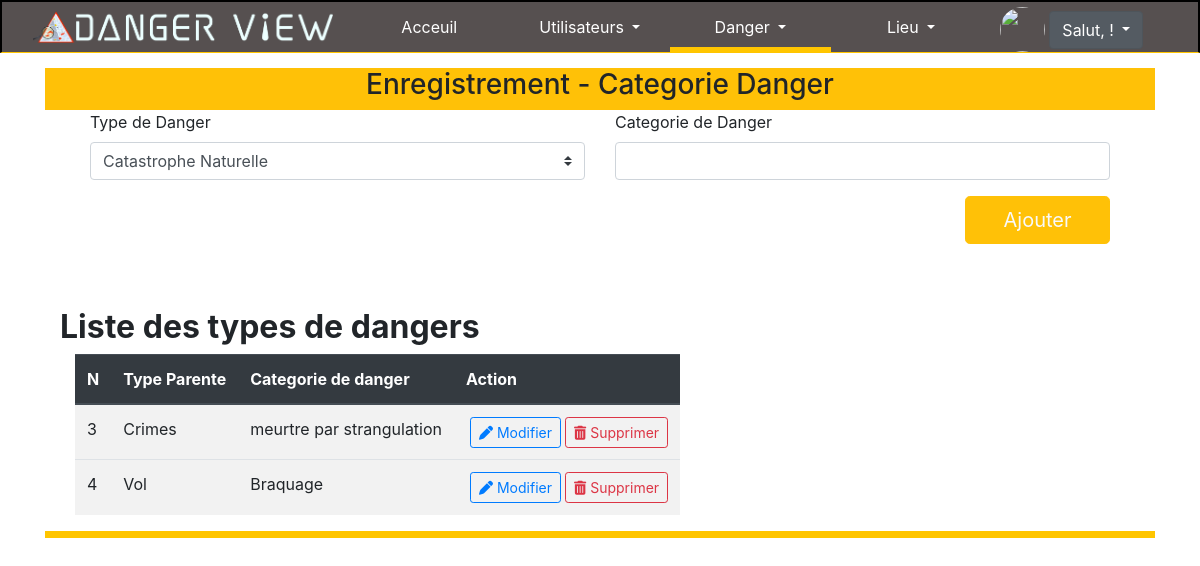
/ajout-cdanger.php, run on the app's committed database.
### tables this page shows
CREATE TABLE `categoriedanger` (
  `idCategorieDanger` int(11) NOT NULL,
  `nomCategorieDanger` varchar(50) NOT NULL,
  `nomTypeDanger` varchar(50) NOT NULL,
  `idUtilisateur` int(11) NOT NULL
);

### forms/f-categorie-danger.php (the view, shortened to what this page needs)
<div class="container-fluid">
        <div class="ml-auto mr-auto  block-forms" style="width:90vw;">
            <header class="row bg-warning">
                <div class="col-md-10 col-lg-10 ml-auto mr-auto">
                    <h3 class="text-center"> <?php
                                if (isset($_GET['operation']) && ($_GET['operation'] == 'modification') ) {
                                    echo 'Modification -  Categorie Danger';
                                    if(!empty($_GET['id']))
                                    {
                                        $id = checkInput($_GET['id']);
                                    }
                                    $db= Database::connect();
                                    $recupUnique = $db->query("SELECT * FROM categoriedanger WHERE idCategorieDanger= $id");
                                    $cdanger = $recupUnique->fetch();
                                    Database::deconnect();
                                } else {
                                    echo 'Enregistrement -  Categorie Danger';
                                }
                            ?></h3>
                </div>
            </header>
            <section class="row bg-dger-white bd-dger-white">
                <div class="monformulaire container-fluid">
                <form action="<?php
                                if (isset($_GET['operation']) && ($_GET['operation'] == 'modification') ) {
                                    echo 'traitement/update-cdanger.php?id='.$id ;
                                } else {
                                    echo 'traitement/add-cdanger.php';
                                }
                            ?>" method="POST" enctype="multipart/form-data" class="container-fluid">
                    <div class="row">
                        <div class="form-group col-md">
                            <label for="tdanger" class="">Type de Danger</label>
                            <select name="tdanger" class="custom-select" required>
                                <?php
                                    $db=Database::connect();
                                    $recuptdanger = $db->query("SELECT * FROM typedanger ORDER BY typeDanger ASC");
                                    while ($tdanger = $recuptdanger->fetch())
                                    {
                                        echo '<option value="'. $tdanger['idTypeDanger'] .'">'.$tdanger['typeDanger'] .'</option>';
                                    }
                                ?>
                            </select>
                        </div>
                        <div class="form-group col-md">
                            <label for="cdanger">Categorie de Danger</label>
                            <input type="text" name="cdanger" id="" class="form-control <?php echo $_SESSION['echec']; $_SESSION['echec']=""; echo $_SESSION['echec']; $_SESSION['echec']="";  ?>" <?php  if (@$_GET['operation'] == 'modification') {
                                    echo 'value="' .$cdanger['nomCategorieDanger'].'"';
                                } ?> required">
                        </div>
                    </div>
                    <div class="row">
                        <div class="form-group col-md-2 ml-auto">
                            <button type="submit" class="btn btn-warning btn-lg col-md mr-auto text-light"><?php
                                if (isset($_GET['operation'])) {
                                    echo 'Modifier';
                                } else {
                                    echo 'Ajouter';
                                }
                            ?></button>
                        </div>
                    </div>
                </form>
                </div>
                <section class="mt-5 container-fluid">
                    <h2 class="mb-2"><strong>Liste des types de dangers  </strong></h2>
                    <table class="table table-striped container-fluid content-justify-center table-responsive w-100">
                        <thead class="thead-dark">
                            <tr>
                                <th>N</th>
                                <th>Type Parente</th>
                                <th>Categorie de danger</th>
                                <th>Action</th>
                            </tr>
                        </thead>
                        <tbody>
                            <?php
                                $db= Database::connect();
                                $recupcDanger = $db->query('SELECT * FROM  categoriedanger ORDER BY idCategorieDanger');
                                while($cDanger = $recupcDanger-> fetch())
                                {
                                    echo '<tr>
                                    <td>';
                                    echo $cDanger['idCategorieDanger'];
                                    echo '</td>
                                    <td>';
                                    echo $cDanger['nomTypeDanger'];
                                    echo '</td>
                                    <td>';
                                    echo $cDanger['nomCategorieDanger'];
                                    echo '</td><td>';
                                    echo '<a class="btn btn-outline-primary btn-sm ml-1" href="ajout-cdanger.php?id='.$cDanger['idCategorieDanger'].'&operation=modification"><i class="fas fa-pen" aria-hidden="true"></i> Modifier</a>';
                                    echo '<a class="btn btn-outline-danger btn-sm ml-1 text-danger" data-toggle="modal" data-target="#exampleModalCenter'.$cDanger['idCategorieDanger'].'"><i class="fa fa-trash" aria-hidden="true"></i> Supprimer</a>';
                                    echo '</td>
                                    <tr>';
                                    echo  '<div class="modal fade" id="exampleModalCenter'.$cDanger['idCategorieDanger'].'" tabindex="-1" role="dialog" aria-labelledby="exampleModalCenterTitle" aria-hidden="true">
                                    <div class="modal-dialog modal-dialog-centered" role="document">
                                        <div class="modal-content">
                                        <div class="modal-header">
                                            <h5 class="modal-title" id="exampleModalLongTitle">Supprimer un utilisateur</h5>
                                            <button type="button" class="close" data-dismiss="modal" aria-label="Close">
                                            <span aria-hidden="true">&times;</span>
                                            </button>
                                        </div>
                                        <div class="modal-body">
                                            Etes vous sur de vouloir supprimer  la categorie : '.$cDanger['nomCategorieDanger'].'?
                                        </div>
                                        <div class="modal-footer">
                                            <form class="form" action="delete.php" role="form" method="post">
                                                <input type="hidden" name="id" value="'.$cDanger['nomCategorieDanger'].'"/>
                                                <button type="button" class="btn btn-outline-dark" data-dismiss="modal">Annuler</button>
                                                <a href="traitement/delete-cdanger.php?id='.$cDanger['idCategorieDanger'].'" class="btn btn-danger">Supprimer</a>
                                            </form>
                                        </div>
                                    </div>
                                    </div>';
                                }
                            ?>
                        </tbody>
                    </table>
                </section>
            </section>
        </div>
</div>

### style/style-admin.css (style rules this page uses)
.bd-dger-white { border-bottom: 7px solid #ffc500 !important; }
.bg-dger-white { background-color: #fff !important; }
.block-forms { margin-top: 15px !important; }
.monformulaire { margin: 0 15px !important; }
label { margin-right: 5px !important; }

### data on the page
categoriedanger: idCategorieDanger "3", nomTypeDanger "Crimes", nomCategorieDanger "meurtre par strangulation"
categoriedanger: idCategorieDanger "4", nomTypeDanger "Vol", nomCategorieDanger "Braquage"

### other printed values
form field tdanger "Catastrophe Naturelle"
